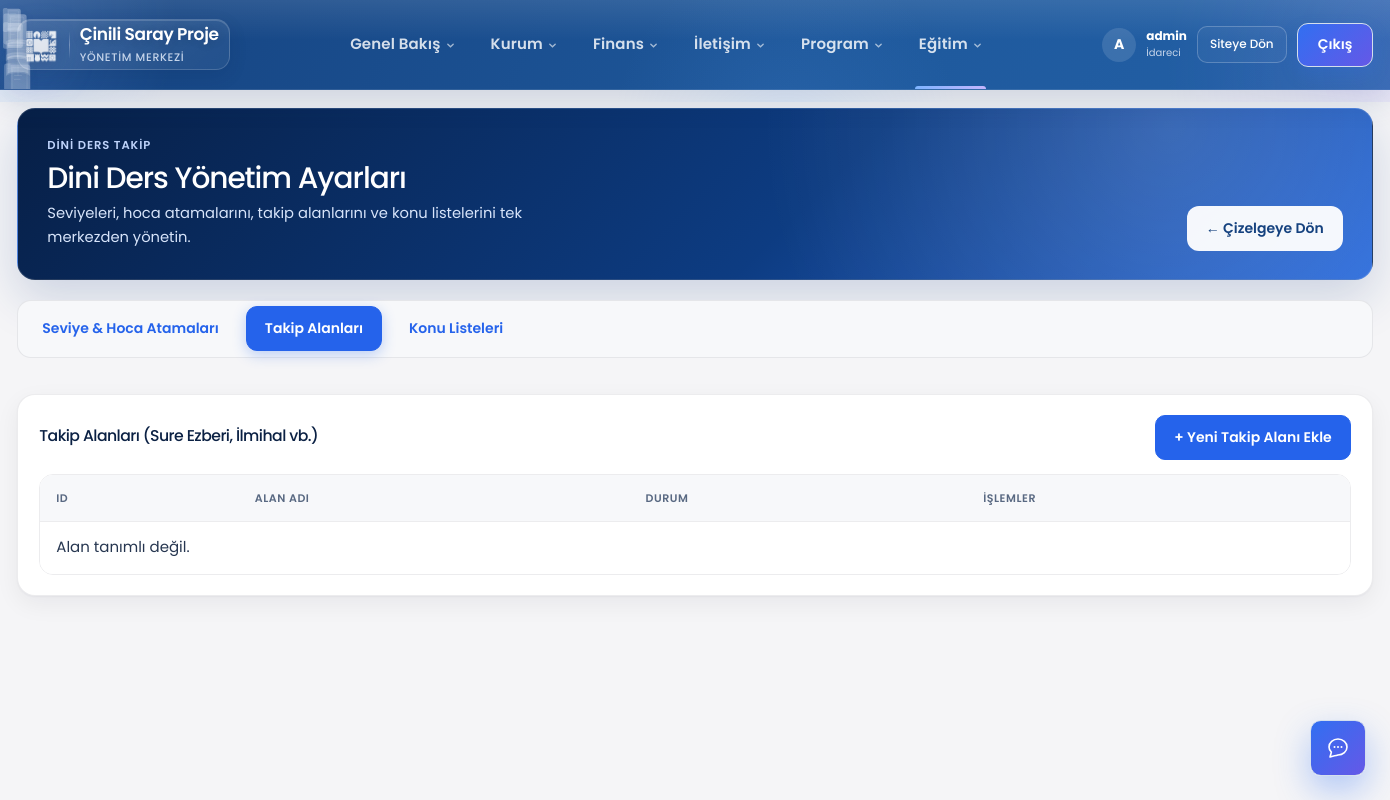
/yonetim/dini-ders/alanlar/ (signed in), run on an earlier commit of the app's database.
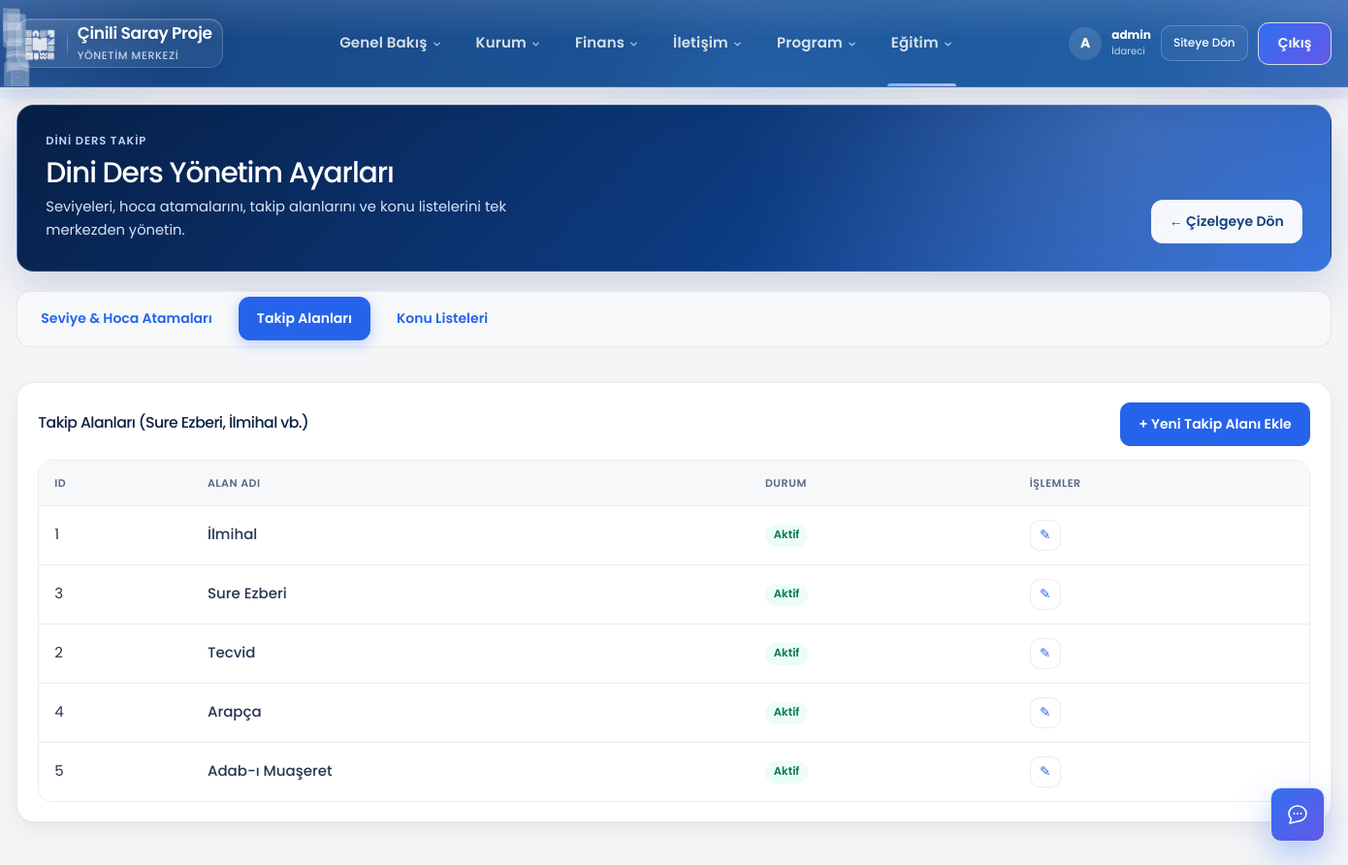
And on a later commit of the database.
### takip/dini_ders_takip_models.py (models this page shows, shortened)
class DiniDersTakipAlani(models.Model):
    ad = models.CharField(max_length=120, unique=True, verbose_name="Takip alanı")
    sira = models.PositiveSmallIntegerField(default=0, verbose_name="Sıra")
    aktif = models.BooleanField(default=True, verbose_name="Aktif")
    olusturulma = models.DateTimeField(auto_now_add=True)
    class Meta:
        verbose_name = "Dini ders takip alanı"
        verbose_name_plural = "Dini ders takip alanları"
        ordering = ["sira", "ad"]

### takip/dini_ders_takip_yonetim_views.py (the view)
@yonetici_gerekli
def dini_ders_alan_listesi(request):
    if not _yonetim_yetki(request):
        return redirect("yonetim:dashboard")
    alanlar = DiniDersTakipAlani.objects.order_by("sira", "ad")
    return render(
        request,
        "yonetim/dini_ders_alan_listesi.html",
        {
            "alanlar": alanlar,
            "duzenleyebilir": can(request.user, "dini_ders_takip", "edit"),
            "aktif_sekme": "alan",
        },
    )

### takip/asistan_service.py (called while the page is built)
def asistan_kullanilabilir(user: User) -> bool:
    if not getattr(settings, "AI_ASSISTANT_ENABLED", True):
        return False
    if not user.is_authenticated:
        return False
    if kullanici_veli_mi(user) or kullanici_talebe_mi(user) or ogretmen_paneli_kullanicisi_mi(user):
        return False
    return can(user, "asistan", "view") or user.is_superuser

### takip/dini_ders_takip_yonetim_views.py (called while the page is built)
def _yonetim_yetki(request, islem: str = "view"):
    if not can(request.user, "dini_ders_takip", islem):
        messages.error(request, "Dini ders takip modülüne erişim yok.")
        return False
    return True

### takip/ogretmen_service.py (called while the page is built, shortened)
def ogretmen_hocasi_for_user(user: User) -> EtutHocasi | None:
    if not user.is_authenticated:
        return None
    hoca = etut_hocasi_for_user(user)
    if hoca and hoca.aktif:
        return hoca

def kullanici_ogretmen_mi(user: User) -> bool:
    return ogretmen_hocasi_for_user(user) is not None

def ogretmen_paneli_kullanicisi_mi(user: User) -> bool:
    if not kullanici_ogretmen_mi(user):
        return False
    if user.is_superuser:
        return False
    try:
        profil = user.personel_profili
    except Exception:
        return True
    return not profil.aktif

### templates/yonetim/dini_ders_alan_listesi.html (shortened to what this page needs)
{% extends "yonetim/base.html" %}
{% load static %}
{% block extra_css %}
<link rel="stylesheet" href="{% static 'css/dini-ders-premium.css' %}">
{% endblock %}
{% block content %}
<div class="yonetim-page dd-yonetim-page">
    {% include "includes/dini_ders_yonetim_shell.html" %}
    <section class="dd-card">
        <div class="dd-panel-head">
            <h2>Takip Alanları (Sure Ezberi, İlmihal vb.)</h2>
            {% if duzenleyebilir %}
            <a href="{% url 'yonetim:dini_ders_alan_ekle' %}" class="dd-btn dd-btn-primary dd-btn-sm">+ Yeni Takip Alanı Ekle</a>
            {% endif %}
        </div>
        <div class="dd-table-wrap">
            <table class="dd-table">
                <thead>
                    <tr><th>ID</th><th>Alan Adı</th><th>Durum</th><th>İşlemler</th></tr>
                </thead>
                <tbody>
                    {% for alan in alanlar %}
                    <tr>
                        <td>{{ alan.id }}</td>
                        <td><strong>{{ alan.ad }}</strong></td>
                        <td>
                            {% if alan.aktif %}
                            <span class="dd-pill dd-pill-green">Aktif</span>
                            {% else %}
                            <span class="dd-pill dd-pill-gray">Pasif</span>
                            {% endif %}
                        </td>
                        <td>
                            {% if duzenleyebilir %}
                            <a href="{% url 'yonetim:dini_ders_alan_duzenle' alan.pk %}" class="dd-icon-btn" title="Düzenle">✎</a>
                            {% endif %}
                        </td>
                    </tr>
                    {% empty %}
                    <tr><td colspan="4" class="dd-empty">Alan tanımlı değil.</td></tr>
                    {% endfor %}
                </tbody>
            </table>
        </div>
    </section>
</div>
{% endblock %}

What changed in the data, as far as the page shows it:
added DiniDersTakipAlani: id "1", ad "İlmihal", aktif "Aktif"
added DiniDersTakipAlani: id "3", ad "Sure Ezberi", aktif "Aktif"
added DiniDersTakipAlani: id "2", ad "Tecvid", aktif "Aktif"
added DiniDersTakipAlani: id "4", ad "Arapça", aktif "Aktif"
added DiniDersTakipAlani: id "5", ad "Adab-ı Muaşeret", aktif "Aktif"
Also different on the page:
text no longer shown: "Alan tanımlı değil."
